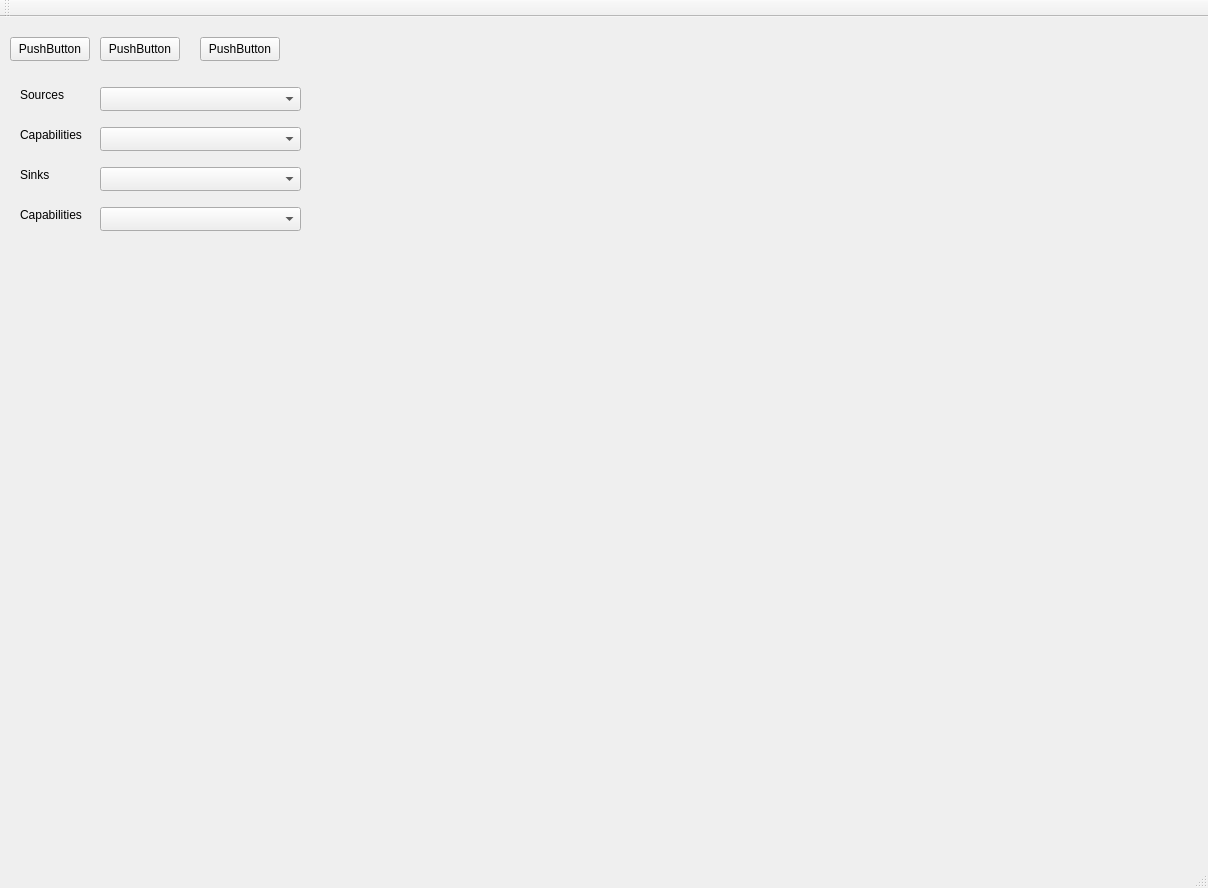
<?xml version="1.0" encoding="UTF-8"?>
<ui version="4.0">
 <class>GuiMediaFusionClass</class>
 <widget class="QMainWindow" name="GuiMediaFusionClass">
  <property name="geometry">
   <rect>
    <x>0</x>
    <y>0</y>
    <width>1208</width>
    <height>888</height>
   </rect>
  </property>
  <property name="windowTitle">
   <string>GuiMediaFusion</string>
  </property>
  <widget class="QWidget" name="centralWidget">
   <widget class="QWidget" name="widget" native="true">
    <property name="geometry">
     <rect>
      <x>0</x>
      <y>0</y>
      <width>1201</width>
      <height>851</height>
     </rect>
    </property>
    <widget class="QWidget" name="widget_2" native="true">
     <property name="geometry">
      <rect>
       <x>0</x>
       <y>0</y>
       <width>381</width>
       <height>841</height>
      </rect>
     </property>
     <widget class="QPushButton" name="pushButton_1">
      <property name="geometry">
       <rect>
        <x>10</x>
        <y>20</y>
        <width>80</width>
        <height>24</height>
       </rect>
      </property>
      <property name="text">
       <string>PushButton</string>
      </property>
     </widget>
     <widget class="QPushButton" name="pushButton_2">
      <property name="geometry">
       <rect>
        <x>100</x>
        <y>20</y>
        <width>80</width>
        <height>24</height>
       </rect>
      </property>
      <property name="text">
       <string>PushButton</string>
      </property>
     </widget>
     <widget class="QPushButton" name="pushButton_3">
      <property name="geometry">
       <rect>
        <x>200</x>
        <y>20</y>
        <width>80</width>
        <height>24</height>
       </rect>
      </property>
      <property name="text">
       <string>PushButton</string>
      </property>
     </widget>
     <widget class="QComboBox" name="sourcesCombobox">
      <property name="geometry">
       <rect>
        <x>100</x>
        <y>70</y>
        <width>201</width>
        <height>24</height>
       </rect>
      </property>
     </widget>
     <widget class="QComboBox" name="sourceCapsComboBox">
      <property name="geometry">
       <rect>
        <x>100</x>
        <y>110</y>
        <width>201</width>
        <height>24</height>
       </rect>
      </property>
     </widget>
     <widget class="QLabel" name="sourcesLabel">
      <property name="geometry">
       <rect>
        <x>20</x>
        <y>70</y>
        <width>49</width>
        <height>16</height>
       </rect>
      </property>
      <property name="text">
       <string>Sources</string>
      </property>
     </widget>
     <widget class="QLabel" name="sourceCapsLabel">
      <property name="geometry">
       <rect>
        <x>20</x>
        <y>110</y>
        <width>71</width>
        <height>16</height>
       </rect>
      </property>
      <property name="text">
       <string>Capabilities</string>
      </property>
     </widget>
     <widget class="QComboBox" name="sinksComboBox">
      <property name="geometry">
       <rect>
        <x>100</x>
        <y>150</y>
        <width>201</width>
        <height>24</height>
       </rect>
      </property>
     </widget>
     <widget class="QComboBox" name="sinkCapsComboBox">
      <property name="geometry">
       <rect>
        <x>100</x>
        <y>190</y>
        <width>201</width>
        <height>24</height>
       </rect>
      </property>
     </widget>
     <widget class="QLabel" name="sinksLabel">
      <property name="geometry">
       <rect>
        <x>20</x>
        <y>150</y>
        <width>49</width>
        <height>16</height>
       </rect>
      </property>
      <property name="text">
       <string>Sinks</string>
      </property>
     </widget>
     <widget class="QLabel" name="sinkCapsLabel">
      <property name="geometry">
       <rect>
        <x>20</x>
        <y>190</y>
        <width>71</width>
        <height>16</height>
       </rect>
      </property>
      <property name="text">
       <string>Capabilities</string>
      </property>
     </widget>
    </widget>
   </widget>
  </widget>
  <widget class="QMenuBar" name="menuBar">
   <property name="geometry">
    <rect>
     <x>0</x>
     <y>0</y>
     <width>1208</width>
     <height>21</height>
    </rect>
   </property>
  </widget>
  <widget class="QToolBar" name="mainToolBar">
   <attribute name="toolBarArea">
    <enum>TopToolBarArea</enum>
   </attribute>
   <attribute name="toolBarBreak">
    <bool>false</bool>
   </attribute>
  </widget>
  <widget class="QStatusBar" name="statusBar"/>
 </widget>
 <layoutdefault spacing="6" margin="11"/>
 <resources>
  <include location="GuiMediaFusion.qrc"/>
 </resources>
 <connections>
  <connection>
   <sender>sourcesCombobox</sender>
   <signal>currentIndexChanged(int)</signal>
   <receiver>GuiMediaFusionClass</receiver>
   <slot>handleUserInput()</slot>
   <hints>
    <hint type="sourcelabel">
     <x>204</x>
     <y>118</y>
    </hint>
    <hint type="destinationlabel">
     <x>225</x>
     <y>-8</y>
    </hint>
   </hints>
  </connection>
  <connection>
   <sender>sourceCapsComboBox</sender>
   <signal>currentIndexChanged(int)</signal>
   <receiver>GuiMediaFusionClass</receiver>
   <slot>handleUserInput()</slot>
   <hints>
    <hint type="sourcelabel">
     <x>153</x>
     <y>160</y>
    </hint>
    <hint type="destinationlabel">
     <x>170</x>
     <y>-17</y>
    </hint>
   </hints>
  </connection>
  <connection>
   <sender>sinksComboBox</sender>
   <signal>currentIndexChanged(int)</signal>
   <receiver>GuiMediaFusionClass</receiver>
   <slot>handleUserInput()</slot>
   <hints>
    <hint type="sourcelabel">
     <x>195</x>
     <y>194</y>
    </hint>
    <hint type="destinationlabel">
     <x>188</x>
     <y>-1</y>
    </hint>
   </hints>
  </connection>
  <connection>
   <sender>sinkCapsComboBox</sender>
   <signal>currentIndexChanged(int)</signal>
   <receiver>GuiMediaFusionClass</receiver>
   <slot>handleUserInput()</slot>
   <hints>
    <hint type="sourcelabel">
     <x>226</x>
     <y>239</y>
    </hint>
    <hint type="destinationlabel">
     <x>351</x>
     <y>-1</y>
    </hint>
   </hints>
  </connection>
 </connections>
 <slots>
  <slot>handleUserInput()</slot>
 </slots>
</ui>
